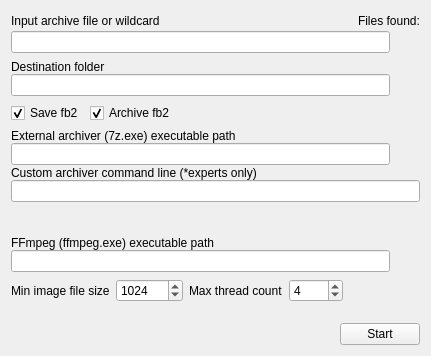
<?xml version="1.0" encoding="UTF-8"?>
<ui version="4.0">
 <class>MainWindowClass</class>
 <widget class="QMainWindow" name="MainWindowClass">
  <property name="geometry">
   <rect>
    <x>0</x>
    <y>0</y>
    <width>431</width>
    <height>356</height>
   </rect>
  </property>
  <property name="sizePolicy">
   <sizepolicy hsizetype="Preferred" vsizetype="Preferred">
    <horstretch>0</horstretch>
    <verstretch>0</verstretch>
   </sizepolicy>
  </property>
  <property name="windowTitle">
   <string notr="true">fb2cut</string>
  </property>
  <widget class="QWidget" name="centralWidget">
   <layout class="QVBoxLayout" name="verticalLayout_4">
    <item>
     <layout class="QVBoxLayout" name="_2">
      <property name="spacing">
       <number>0</number>
      </property>
      <item>
       <layout class="QHBoxLayout" name="_7">
        <item>
         <widget class="QLabel" name="labelInputFiles">
          <property name="text">
           <string>Input archive file or wildcard</string>
          </property>
         </widget>
        </item>
        <item>
         <spacer name="horizontalSpacer_2">
          <property name="orientation">
           <enum>Qt::Horizontal</enum>
          </property>
          <property name="sizeHint" stdset="0">
           <size>
            <width>40</width>
            <height>20</height>
           </size>
          </property>
         </spacer>
        </item>
        <item>
         <widget class="QLabel" name="labelInputFilesFound">
          <property name="accessibleName">
           <string>Files found: %1</string>
          </property>
          <property name="text">
           <string notr="true">Files found:</string>
          </property>
         </widget>
        </item>
       </layout>
      </item>
      <item>
       <layout class="QHBoxLayout" name="_3">
        <item>
         <widget class="QLineEdit" name="editInputFiles"/>
        </item>
        <item>
         <widget class="QToolButton" name="btnInputFiles">
          <property name="text">
           <string notr="true"/>
          </property>
          <property name="icon">
           <iconset resource="resources/fb2cut.qrc">
            <normaloff>:/icons/add_file.png</normaloff>:/icons/add_file.png</iconset>
          </property>
          <property name="autoRaise">
           <bool>true</bool>
          </property>
         </widget>
        </item>
       </layout>
      </item>
     </layout>
    </item>
    <item>
     <layout class="QVBoxLayout" name="_6">
      <property name="spacing">
       <number>0</number>
      </property>
      <item>
       <widget class="QLabel" name="labelDstFolder">
        <property name="text">
         <string>Destination folder</string>
        </property>
       </widget>
      </item>
      <item>
       <layout class="QHBoxLayout" name="_4">
        <item>
         <widget class="QLineEdit" name="editDstFolder">
          <property name="readOnly">
           <bool>true</bool>
          </property>
         </widget>
        </item>
        <item>
         <widget class="QToolButton" name="btnDstFolder">
          <property name="text">
           <string notr="true"/>
          </property>
          <property name="icon">
           <iconset resource="resources/fb2cut.qrc">
            <normaloff>:/icons/add_folder.png</normaloff>:/icons/add_folder.png</iconset>
          </property>
          <property name="autoRaise">
           <bool>true</bool>
          </property>
         </widget>
        </item>
       </layout>
      </item>
     </layout>
    </item>
    <item>
     <layout class="QHBoxLayout" name="_8">
      <item>
       <widget class="QCheckBox" name="saveFb2">
        <property name="text">
         <string>Save fb2</string>
        </property>
        <property name="checked">
         <bool>true</bool>
        </property>
       </widget>
      </item>
      <item>
       <widget class="QCheckBox" name="archiveFb2">
        <property name="text">
         <string>Archive fb2</string>
        </property>
        <property name="checked">
         <bool>true</bool>
        </property>
       </widget>
      </item>
      <item>
       <spacer name="horizontalSpacer_3">
        <property name="orientation">
         <enum>Qt::Horizontal</enum>
        </property>
        <property name="sizeHint" stdset="0">
         <size>
          <width>40</width>
          <height>20</height>
         </size>
        </property>
       </spacer>
      </item>
     </layout>
    </item>
    <item>
     <layout class="QVBoxLayout" name="_10">
      <property name="spacing">
       <number>0</number>
      </property>
      <item>
       <widget class="QLabel" name="label_3">
        <property name="text">
         <string>External archiver (7z.exe) executable path</string>
        </property>
       </widget>
      </item>
      <item>
       <layout class="QHBoxLayout" name="_11">
        <item>
         <widget class="QLineEdit" name="editExternalArchiver">
          <property name="readOnly">
           <bool>true</bool>
          </property>
         </widget>
        </item>
        <item>
         <widget class="QToolButton" name="btnExternalArchiver">
          <property name="text">
           <string notr="true"/>
          </property>
          <property name="icon">
           <iconset resource="resources/fb2cut.qrc">
            <normaloff>:/icons/exe.png</normaloff>:/icons/exe.png</iconset>
          </property>
          <property name="autoRaise">
           <bool>true</bool>
          </property>
         </widget>
        </item>
       </layout>
      </item>
      <item>
       <widget class="QLabel" name="label_5">
        <property name="text">
         <string>Custom archiver command line (*experts only)</string>
        </property>
       </widget>
      </item>
      <item>
       <widget class="QLineEdit" name="editArchiverCommandLine"/>
      </item>
     </layout>
    </item>
    <item>
     <layout class="QHBoxLayout" name="horizontalLayout">
      <item>
       <widget class="QWidget" name="common" native="true">
        <property name="accessibleName">
         <string>Common</string>
        </property>
        <layout class="QVBoxLayout" name="verticalLayout"/>
       </widget>
      </item>
      <item>
       <widget class="QWidget" name="covers" native="true">
        <property name="accessibleName">
         <string>Covers</string>
        </property>
        <layout class="QVBoxLayout" name="verticalLayout_2"/>
       </widget>
      </item>
      <item>
       <widget class="QWidget" name="images" native="true">
        <property name="accessibleName">
         <string>Images</string>
        </property>
        <layout class="QVBoxLayout" name="verticalLayout_3"/>
       </widget>
      </item>
     </layout>
    </item>
    <item>
     <layout class="QVBoxLayout" name="_12">
      <property name="spacing">
       <number>0</number>
      </property>
      <item>
       <widget class="QLabel" name="label_4">
        <property name="text">
         <string>FFmpeg (ffmpeg.exe) executable path</string>
        </property>
       </widget>
      </item>
      <item>
       <layout class="QHBoxLayout" name="_13">
        <item>
         <widget class="QLineEdit" name="editFfmpeg">
          <property name="readOnly">
           <bool>true</bool>
          </property>
         </widget>
        </item>
        <item>
         <widget class="QToolButton" name="btnFfmpeg">
          <property name="text">
           <string notr="true"/>
          </property>
          <property name="icon">
           <iconset resource="resources/fb2cut.qrc">
            <normaloff>:/icons/exe.png</normaloff>:/icons/exe.png</iconset>
          </property>
          <property name="autoRaise">
           <bool>true</bool>
          </property>
         </widget>
        </item>
       </layout>
      </item>
     </layout>
    </item>
    <item>
     <layout class="QHBoxLayout" name="_9">
      <item>
       <widget class="QLabel" name="label">
        <property name="text">
         <string>Min image file size</string>
        </property>
       </widget>
      </item>
      <item>
       <widget class="QSpinBox" name="minImageFileSize">
        <property name="maximum">
         <number>1000000000</number>
        </property>
        <property name="value">
         <number>1024</number>
        </property>
       </widget>
      </item>
      <item>
       <widget class="QLabel" name="label_2">
        <property name="text">
         <string>Max thread count</string>
        </property>
       </widget>
      </item>
      <item>
       <widget class="QSpinBox" name="maxThreadCount">
        <property name="minimum">
         <number>1</number>
        </property>
        <property name="maximum">
         <number>1024</number>
        </property>
        <property name="value">
         <number>4</number>
        </property>
       </widget>
      </item>
      <item>
       <spacer name="horizontalSpacer_4">
        <property name="orientation">
         <enum>Qt::Horizontal</enum>
        </property>
        <property name="sizeHint" stdset="0">
         <size>
          <width>40</width>
          <height>20</height>
         </size>
        </property>
       </spacer>
      </item>
     </layout>
    </item>
    <item>
     <spacer name="verticalSpacer">
      <property name="orientation">
       <enum>Qt::Vertical</enum>
      </property>
      <property name="sizeHint" stdset="0">
       <size>
        <width>20</width>
        <height>6</height>
       </size>
      </property>
     </spacer>
    </item>
    <item>
     <layout class="QHBoxLayout" name="_5">
      <item>
       <spacer name="horizontalSpacer">
        <property name="orientation">
         <enum>Qt::Horizontal</enum>
        </property>
        <property name="sizeHint" stdset="0">
         <size>
          <width>40</width>
          <height>20</height>
         </size>
        </property>
       </spacer>
      </item>
      <item>
       <widget class="QPushButton" name="btnStart">
        <property name="text">
         <string>Start</string>
        </property>
       </widget>
      </item>
     </layout>
    </item>
   </layout>
  </widget>
  <action name="actionInputFilesNotFound">
   <property name="icon">
    <iconset resource="resources/fb2cut.qrc">
     <normaloff>:/icons/exclamation.png</normaloff>:/icons/exclamation.png</iconset>
   </property>
   <property name="text">
    <string>InputFiles</string>
   </property>
   <property name="toolTip">
    <string>No input archives found</string>
   </property>
  </action>
  <action name="actionDstFolderNotExists">
   <property name="icon">
    <iconset resource="resources/fb2cut.qrc">
     <normaloff>:/icons/exclamation.png</normaloff>:/icons/exclamation.png</iconset>
   </property>
   <property name="text">
    <string>DstFolder</string>
   </property>
   <property name="toolTip">
    <string>Destination folder not exists</string>
   </property>
  </action>
  <action name="actionExternalArchiverNotFound">
   <property name="icon">
    <iconset resource="resources/fb2cut.qrc">
     <normaloff>:/icons/exclamation.png</normaloff>:/icons/exclamation.png</iconset>
   </property>
   <property name="text">
    <string>External Archiver Not Founs</string>
   </property>
   <property name="toolTip">
    <string>External archiver executable not found</string>
   </property>
  </action>
  <action name="actionFfmpegNotFound">
   <property name="icon">
    <iconset resource="resources/fb2cut.qrc">
     <normaloff>:/icons/exclamation.png</normaloff>:/icons/exclamation.png</iconset>
   </property>
   <property name="text">
    <string>FFmpeg Not Founs</string>
   </property>
   <property name="toolTip">
    <string>FFmpeg executable not found</string>
   </property>
  </action>
 </widget>
 <layoutdefault spacing="6" margin="11"/>
 <resources>
  <include location="resources/fb2cut.qrc"/>
 </resources>
 <connections>
  <connection>
   <sender>saveFb2</sender>
   <signal>toggled(bool)</signal>
   <receiver>archiveFb2</receiver>
   <slot>setEnabled(bool)</slot>
   <hints>
    <hint type="sourcelabel">
     <x>58</x>
     <y>164</y>
    </hint>
    <hint type="destinationlabel">
     <x>140</x>
     <y>164</y>
    </hint>
   </hints>
  </connection>
 </connections>
</ui>
